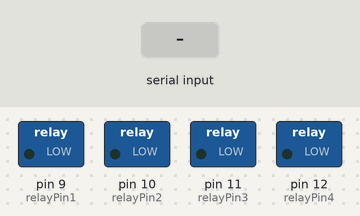
Simulated run of this sketch. Board: Arduino Uno, built with avr-gcc and run on an emulated ATmega328P. Parts: switched loads named in the sketch (green lamp = pin HIGH). The test bench sets the inputs (shaded band). What the sketch prints to the serial monitor is not drawn.

Above: at 1.2 s.
1.3 s: "q" received over Serial
At 1.7 s:
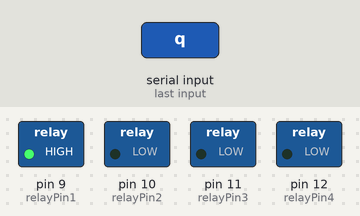
2.8 s: "w" received over Serial
At 4.0 s:
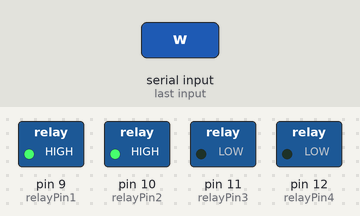
4.3 s: "a" received over Serial
At 5.2 s:
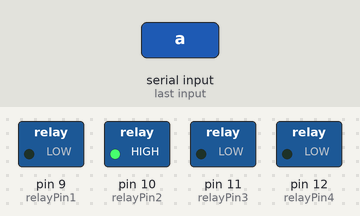
5.8 s: "e" received over Serial
At 6.4 s:
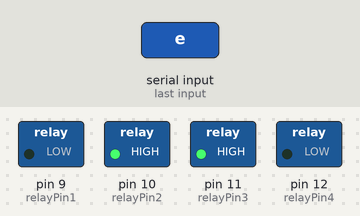
7.3 s: "s" received over Serial
At 8.5 s:
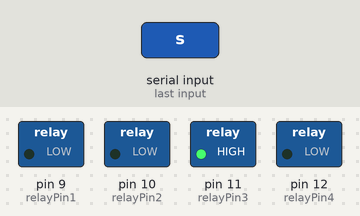
8.8 s: "r" received over Serial
At 9.9 s:
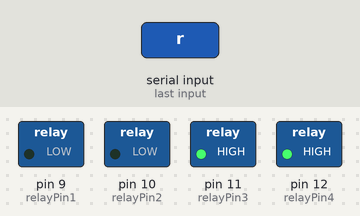
Timing chart, 0 to 11.3 s (numbered marks = the images above; inputs shaded):
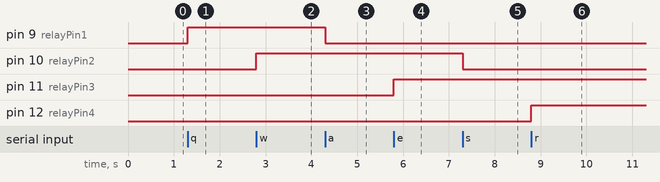

The sketch:

Arduino_Processing.ino
```cpp
int relayPin1 = 9;
int relayPin2 = 10;
int relayPin3 = 11;
int relayPin4 = 12;
int statusPin1 = 0;
int statusPin2 = 0;
int statusPin3 = 0;
int statusPin4 = 0;
int delayTime = 100;

void setup() {
  // put your setup code here, to run once:
Serial.begin(9600);
  pinMode(relayPin1, OUTPUT);
  pinMode(relayPin2, OUTPUT);
  pinMode(relayPin3, OUTPUT);
  pinMode(relayPin4, OUTPUT);

}
void loop()
{
while(!Serial.available()); //시리얼로 데이터 들어올 때까지 대기
char com = Serial.read(); //들어온 데이터를 변수 com에 저장
switch(com) {
   case 'q':
   digitalWrite(relayPin1, 1) ;  statusPin1 = 1;
   delay(100);
   break;
   case 'a':
   digitalWrite(relayPin1, 0) ; statusPin1 = 0;
  delay(delayTime);
   break;
   case 'w':
   digitalWrite(relayPin2, 1) ; statusPin2 = 1;
  delay(delayTime);
   break;
   case 's':
   digitalWrite(relayPin2, 0) ; statusPin2 = 0;
  delay(delayTime);
   break;
   case 'e':
   digitalWrite(relayPin3, 1) ; statusPin3 = 1;
  delay(delayTime);
   break;
   case 'd':
   digitalWrite(relayPin3, 0) ; statusPin3 = 0;
  delay(delayTime);
   break;
   case 'r':
   digitalWrite(relayPin4, 1) ; statusPin4 = 1;
  delay(delayTime);
   break;
   case 'f':
   digitalWrite(relayPin4, 0) ; statusPin4 = 0;
  delay(delayTime);
   break;
}
Serial.print("(");
Serial.print(statusPin1);
Serial.print(",");
Serial.print(statusPin2);
Serial.print(",");
Serial.print(statusPin3);
Serial.print(",");
Serial.print(statusPin4);
Serial.println(")");
Serial.print(com);
}
```

Measured:
- after the input at 1.3 s, pin 9 (relayPin1): LOW → HIGH at once
- after the input at 2.8 s, pin 10 (relayPin2): LOW → HIGH at once
- after the input at 4.3 s, pin 9 (relayPin1): HIGH → LOW at once
- after the input at 5.8 s, pin 11 (relayPin3): LOW → HIGH at once
- after the input at 7.3 s, pin 10 (relayPin2): HIGH → LOW at once
- after the input at 8.8 s, pin 12 (relayPin4): LOW → HIGH at once
